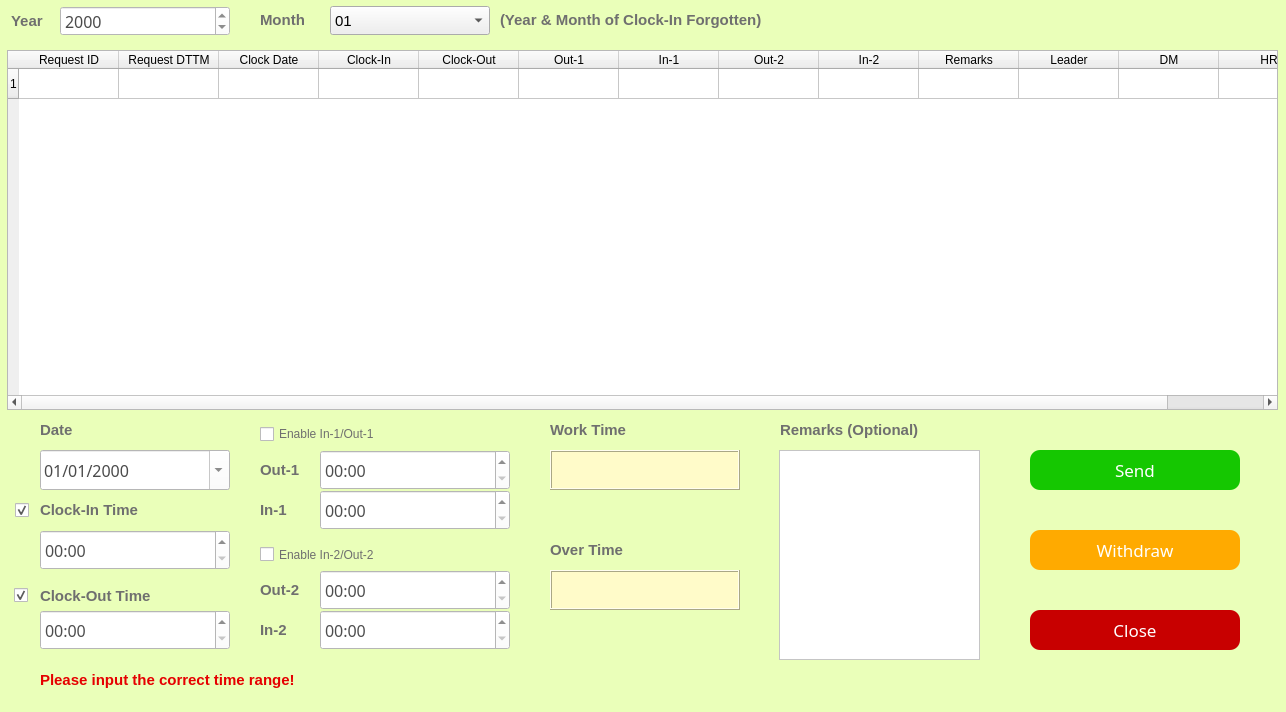
<?xml version="1.0" encoding="UTF-8"?>
<ui version="4.0">
 <class>ForgetRecord</class>
 <widget class="QDialog" name="ForgetRecord">
  <property name="geometry">
   <rect>
    <x>0</x>
    <y>0</y>
    <width>1286</width>
    <height>712</height>
   </rect>
  </property>
  <property name="minimumSize">
   <size>
    <width>1286</width>
    <height>712</height>
   </size>
  </property>
  <property name="maximumSize">
   <size>
    <width>1286</width>
    <height>712</height>
   </size>
  </property>
  <property name="windowTitle">
   <string>Forget Record Time</string>
  </property>
  <property name="styleSheet">
   <string notr="true">QDialog
{
	background-color: rgb(234, 255, 185)
}</string>
  </property>
  <widget class="QPushButton" name="pushButton">
   <property name="geometry">
    <rect>
     <x>1030</x>
     <y>450</y>
     <width>210</width>
     <height>40</height>
    </rect>
   </property>
   <property name="font">
    <font>
     <family>Microsoft Yahei</family>
     <pointsize>13</pointsize>
    </font>
   </property>
   <property name="styleSheet">
    <string notr="true">QPushButton

{
    /*字体为微软雅黑*/
    font-family:Microsoft Yahei;
    /*字体大小为20点*/
    font-size:13pt;
    /*字体颜色为白色*/    
    color:white;
    /*背景颜色*/  
    background-color:rgb(21, 199, 1);
    /*边框圆角半径为8像素*/ 
    border-radius:10px;

}

/*按钮停留态*/
QPushButton:hover
{
    /*背景颜色*/  
    background-color:rgb(21, 175, 0);
    padding-left:-3px;
    /*上内边距为3像素，让按下时字向下移动3像素*/  
    padding-top:-3px;
	font-size:14pt;
}

/*按钮按下态*/
QPushButton:pressed
{
    /*背景颜色*/  
    background-color:rgb(0, 113, 0);
    /*左内边距为3像素，让按下时字向右移动3像素*/  
    padding-left:3px;
    /*上内边距为3像素，让按下时字向下移动3像素*/  
    padding-top:3px;
    font-size:13pt;
}</string>
   </property>
   <property name="text">
    <string>Send</string>
   </property>
  </widget>
  <widget class="QPushButton" name="pushButton_2">
   <property name="geometry">
    <rect>
     <x>1030</x>
     <y>530</y>
     <width>210</width>
     <height>40</height>
    </rect>
   </property>
   <property name="font">
    <font>
     <family>Microsoft Yahei</family>
     <pointsize>13</pointsize>
    </font>
   </property>
   <property name="styleSheet">
    <string notr="true">QPushButton
{
    /*字体为微软雅黑*/
    font-family:Microsoft Yahei;
    /*字体大小为20点*/
    font-size:13pt;
    /*字体颜色为白色*/    
    color:white;
    /*背景颜色*/  
    background-color:rgb(255, 170, 0);
    /*边框圆角半径为8像素*/ 
    border-radius:10px;
}

/*按钮停留态*/
QPushButton:hover
{
    /*背景颜色*/  
    background-color:rgb(230, 153, 0);
    padding-left:-3px;
    /*上内边距为3像素，让按下时字向下移动3像素*/  
    padding-top:-3px;
	font-size:14pt;
}

/*按钮按下态*/
QPushButton:pressed
{
    /*背景颜色*/  
    background-color:rgb(197, 128, 0);
    /*左内边距为3像素，让按下时字向右移动3像素*/  
    padding-left:3px;
    /*上内边距为3像素，让按下时字向下移动3像素*/  
    padding-top:3px;
    font-size:13pt;
}</string>
   </property>
   <property name="text">
    <string>Withdraw</string>
   </property>
  </widget>
  <widget class="QTableWidget" name="tableWidget">
   <property name="geometry">
    <rect>
     <x>7</x>
     <y>50</y>
     <width>1271</width>
     <height>360</height>
    </rect>
   </property>
   <property name="styleSheet">
    <string notr="true">QTableWidget::item:selected {
    background-color:#C1272D;
}
</string>
   </property>
   <property name="frameShape">
    <enum>QFrame::StyledPanel</enum>
   </property>
   <property name="frameShadow">
    <enum>QFrame::Sunken</enum>
   </property>
   <property name="sizeAdjustPolicy">
    <enum>QAbstractScrollArea::AdjustToContentsOnFirstShow</enum>
   </property>
   <property name="selectionBehavior">
    <enum>QAbstractItemView::SelectRows</enum>
   </property>
   <property name="showGrid">
    <bool>true</bool>
   </property>
   <property name="gridStyle">
    <enum>Qt::SolidLine</enum>
   </property>
   <property name="rowCount">
    <number>1</number>
   </property>
   <property name="columnCount">
    <number>13</number>
   </property>
   <attribute name="horizontalHeaderCascadingSectionResizes">
    <bool>true</bool>
   </attribute>
   <attribute name="verticalHeaderShowSortIndicator" stdset="0">
    <bool>false</bool>
   </attribute>
   <attribute name="verticalHeaderStretchLastSection">
    <bool>false</bool>
   </attribute>
   <row/>
   <column>
    <property name="text">
     <string>Request ID</string>
    </property>
    <property name="background">
     <color>
      <red>36</red>
      <green>236</green>
      <blue>239</blue>
     </color>
    </property>
   </column>
   <column>
    <property name="text">
     <string>Request DTTM</string>
    </property>
   </column>
   <column>
    <property name="text">
     <string>Clock Date</string>
    </property>
   </column>
   <column>
    <property name="text">
     <string>Clock-In</string>
    </property>
   </column>
   <column>
    <property name="text">
     <string>Clock-Out</string>
    </property>
   </column>
   <column>
    <property name="text">
     <string>Out-1</string>
    </property>
   </column>
   <column>
    <property name="text">
     <string>In-1</string>
    </property>
   </column>
   <column>
    <property name="text">
     <string>Out-2</string>
    </property>
   </column>
   <column>
    <property name="text">
     <string>In-2</string>
    </property>
   </column>
   <column>
    <property name="text">
     <string>Remarks</string>
    </property>
   </column>
   <column>
    <property name="text">
     <string>Leader</string>
    </property>
   </column>
   <column>
    <property name="text">
     <string>DM</string>
    </property>
   </column>
   <column>
    <property name="text">
     <string>HR</string>
    </property>
   </column>
   <item row="0" column="0">
    <property name="text">
     <string/>
    </property>
   </item>
  </widget>
  <widget class="QDateEdit" name="dateEdit_3">
   <property name="geometry">
    <rect>
     <x>40</x>
     <y>450</y>
     <width>190</width>
     <height>40</height>
    </rect>
   </property>
   <property name="font">
    <font>
     <family>Microsoft Yahei</family>
     <pointsize>12</pointsize>
    </font>
   </property>
   <property name="styleSheet">
    <string notr="true">QDateEdit
{
    /*字体为微软雅黑*/
    font-family:Microsoft Yahei;
    /*字体大小为20点*/
	color:rgb(74, 74, 74);
   font-size:12pt;
	background-color:rgb(255, 255,255);
}

QDateEdit:hover
{
    /*背景颜色*/  
   background-color:rgb(229, 242, 255);
}

QDateEdit:focus
{
    /*背景颜色*/  
   background-color:rgb(229, 242, 255);
}</string>
   </property>
   <property name="wrapping">
    <bool>false</bool>
   </property>
   <property name="currentSection">
    <enum>QDateTimeEdit::DaySection</enum>
   </property>
   <property name="displayFormat">
    <string notr="true">dd/MM/yyyy</string>
   </property>
   <property name="calendarPopup">
    <bool>true</bool>
   </property>
  </widget>
  <widget class="QLabel" name="label">
   <property name="geometry">
    <rect>
     <x>40</x>
     <y>410</y>
     <width>60</width>
     <height>40</height>
    </rect>
   </property>
   <property name="font">
    <font>
     <family>Microsoft JhengHei UI</family>
     <pointsize>11</pointsize>
     <weight>75</weight>
     <bold>true</bold>
    </font>
   </property>
   <property name="styleSheet">
    <string notr="true">QLabel
{
	font-size:11pt;
	color:rgb(111,111,111);
}</string>
   </property>
   <property name="text">
    <string>Date</string>
   </property>
  </widget>
  <widget class="QLabel" name="label_2">
   <property name="geometry">
    <rect>
     <x>40</x>
     <y>490</y>
     <width>181</width>
     <height>40</height>
    </rect>
   </property>
   <property name="font">
    <font>
     <family>Microsoft JhengHei UI</family>
     <pointsize>11</pointsize>
     <weight>75</weight>
     <bold>true</bold>
    </font>
   </property>
   <property name="styleSheet">
    <string notr="true">QLabel
{
	font-size:11pt;
	color:rgb(111,111,111);
}</string>
   </property>
   <property name="text">
    <string>Clock-In Time</string>
   </property>
  </widget>
  <widget class="QLabel" name="label_3">
   <property name="geometry">
    <rect>
     <x>780</x>
     <y>410</y>
     <width>190</width>
     <height>40</height>
    </rect>
   </property>
   <property name="font">
    <font>
     <family>Microsoft JhengHei UI</family>
     <pointsize>11</pointsize>
     <weight>75</weight>
     <bold>true</bold>
    </font>
   </property>
   <property name="styleSheet">
    <string notr="true">QLabel
{
	font-size:11pt;
	color:rgb(111,111,111);
}</string>
   </property>
   <property name="text">
    <string>Remarks (Optional)</string>
   </property>
  </widget>
  <widget class="QTextEdit" name="textEdit">
   <property name="geometry">
    <rect>
     <x>779</x>
     <y>450</y>
     <width>201</width>
     <height>210</height>
    </rect>
   </property>
   <property name="styleSheet">
    <string notr="true">QTextEdit
{
    /*字体为微软雅黑*/
    font-family:Microsoft Yahei;
    /*字体大小为20点*/
	color:rgb(74, 74, 74);
   font-size:12pt;
	background-color:rgb(255, 255, 255);
}

QTextEdit:hover
{
    /*背景颜色*/  
   background-color:rgb(229, 242, 255);
}

QTextEdit:focus
{
    /*背景颜色*/  
   background-color:rgb(229, 242, 255);
}</string>
   </property>
  </widget>
  <widget class="QPushButton" name="pushButton_3">
   <property name="geometry">
    <rect>
     <x>1030</x>
     <y>610</y>
     <width>210</width>
     <height>40</height>
    </rect>
   </property>
   <property name="font">
    <font>
     <family>Microsoft Yahei</family>
     <pointsize>13</pointsize>
    </font>
   </property>
   <property name="styleSheet">
    <string notr="true">QPushButton
{
    /*字体为微软雅黑*/
    font-family:Microsoft Yahei;
    /*字体大小为20点*/
    font-size:13pt;
    /*字体颜色为白色*/    
    color:white;
    /*背景颜色*/  
    background-color:rgb(200, 0, 0);
    /*边框圆角半径为8像素*/ 
    border-radius:10px;
}

/*按钮停留态*/
QPushButton:hover
{
    /*背景颜色*/  
    background-color:rgb(176, 0, 0);
    padding-left:-3px;
    /*上内边距为3像素，让按下时字向下移动3像素*/  
    padding-top:-3px;
	 font-size:14pt;
}

/*按钮按下态*/
QPushButton:pressed
{
    /*背景颜色*/  
    background-color:rgb(147, 0, 0);
    /*左内边距为3像素，让按下时字向右移动3像素*/  
    padding-left:3px;
    /*上内边距为3像素，让按下时字向下移动3像素*/  
    padding-top:3px;
    font-size:13pt;
}</string>
   </property>
   <property name="text">
    <string>Close</string>
   </property>
  </widget>
  <widget class="QTimeEdit" name="timeEdit_2">
   <property name="geometry">
    <rect>
     <x>40</x>
     <y>530</y>
     <width>190</width>
     <height>40</height>
    </rect>
   </property>
   <property name="styleSheet">
    <string notr="true">QTimeEdit
{
    /*字体为微软雅黑*/
    font-family:Microsoft Yahei;
    /*字体大小为20点*/
	color:rgb(77,77,77);
   font-size:12pt;
	background-color:rgb(255, 255, 255);
}
QTimeEdit:hover
{
    /*背景颜色*/  
   background-color:rgb(229, 242, 255);
}

QTimeEdit:focus
{
    /*背景颜色*/  
   background-color:rgb(229, 242, 255);
}</string>
   </property>
   <property name="accelerated">
    <bool>true</bool>
   </property>
   <property name="correctionMode">
    <enum>QAbstractSpinBox::CorrectToPreviousValue</enum>
   </property>
   <property name="showGroupSeparator" stdset="0">
    <bool>true</bool>
   </property>
   <property name="minimumDateTime">
    <datetime>
     <hour>0</hour>
     <minute>0</minute>
     <second>0</second>
     <year>2000</year>
     <month>1</month>
     <day>3</day>
    </datetime>
   </property>
   <property name="displayFormat">
    <string notr="true">hh:mm</string>
   </property>
   <property name="calendarPopup">
    <bool>true</bool>
   </property>
  </widget>
  <widget class="QDateEdit" name="dateEdit">
   <property name="geometry">
    <rect>
     <x>60</x>
     <y>6</y>
     <width>170</width>
     <height>30</height>
    </rect>
   </property>
   <property name="styleSheet">
    <string notr="true">QDateEdit
{
    /*字体为微软雅黑*/
    font-family:Microsoft Yahei;
    /*字体大小为20点*/
	color:rgb(74, 74, 74);
   font-size:12pt;
	background-color:rgb(255, 255,255);
}

QDateEdit:hover
{
    /*背景颜色*/  
   background-color:rgb(229, 242, 255);
}

QDateEdit:focus
{
    /*背景颜色*/  
   background-color:rgb(229, 242, 255);
}</string>
   </property>
   <property name="displayFormat">
    <string notr="true">yyyy</string>
   </property>
  </widget>
  <widget class="QLabel" name="label_29">
   <property name="geometry">
    <rect>
     <x>11</x>
     <y>1</y>
     <width>90</width>
     <height>40</height>
    </rect>
   </property>
   <property name="font">
    <font>
     <family>Microsoft JhengHei UI</family>
     <pointsize>11</pointsize>
     <weight>75</weight>
     <bold>true</bold>
    </font>
   </property>
   <property name="styleSheet">
    <string notr="true">QLabel
{
	font-size:11pt;
	color:rgb(111,111,111);
}</string>
   </property>
   <property name="text">
    <string>Year</string>
   </property>
  </widget>
  <widget class="QComboBox" name="comboBox_3">
   <property name="geometry">
    <rect>
     <x>330</x>
     <y>6</y>
     <width>160</width>
     <height>29</height>
    </rect>
   </property>
   <property name="font">
    <font>
     <pointsize>11</pointsize>
    </font>
   </property>
   <property name="autoFillBackground">
    <bool>false</bool>
   </property>
   <property name="styleSheet">
    <string notr="true">QComboBox

    {font-family:Microsoft Yahei;
    /*字体大小为20点*/
	color:color:rgb(74, 74, 74);
   font-size:12pt;

}
</string>
   </property>
   <property name="editable">
    <bool>false</bool>
   </property>
   <property name="currentText">
    <string>01</string>
   </property>
   <property name="currentIndex">
    <number>0</number>
   </property>
   <property name="insertPolicy">
    <enum>QComboBox::InsertAtBottom</enum>
   </property>
   <property name="frame">
    <bool>true</bool>
   </property>
   <item>
    <property name="text">
     <string>01</string>
    </property>
   </item>
   <item>
    <property name="text">
     <string>02</string>
    </property>
   </item>
   <item>
    <property name="text">
     <string>03</string>
    </property>
   </item>
   <item>
    <property name="text">
     <string>04</string>
    </property>
   </item>
   <item>
    <property name="text">
     <string>05</string>
    </property>
   </item>
   <item>
    <property name="text">
     <string>06</string>
    </property>
   </item>
   <item>
    <property name="text">
     <string>07</string>
    </property>
   </item>
   <item>
    <property name="text">
     <string>08</string>
    </property>
   </item>
   <item>
    <property name="text">
     <string>09</string>
    </property>
   </item>
   <item>
    <property name="text">
     <string>10</string>
    </property>
   </item>
   <item>
    <property name="text">
     <string>11</string>
    </property>
   </item>
   <item>
    <property name="text">
     <string>12</string>
    </property>
   </item>
   <item>
    <property name="text">
     <string>All</string>
    </property>
   </item>
  </widget>
  <widget class="QLabel" name="label_30">
   <property name="geometry">
    <rect>
     <x>260</x>
     <y>0</y>
     <width>110</width>
     <height>40</height>
    </rect>
   </property>
   <property name="font">
    <font>
     <family>Microsoft JhengHei UI</family>
     <pointsize>11</pointsize>
     <weight>75</weight>
     <bold>true</bold>
    </font>
   </property>
   <property name="styleSheet">
    <string notr="true">QLabel
{
	font-size:11pt;
	color:rgb(111,111,111);
}</string>
   </property>
   <property name="text">
    <string>Month</string>
   </property>
  </widget>
  <widget class="QLabel" name="label_4">
   <property name="geometry">
    <rect>
     <x>500</x>
     <y>0</y>
     <width>370</width>
     <height>40</height>
    </rect>
   </property>
   <property name="font">
    <font>
     <family>Microsoft JhengHei UI</family>
     <pointsize>11</pointsize>
     <weight>75</weight>
     <bold>true</bold>
    </font>
   </property>
   <property name="styleSheet">
    <string notr="true">QLabel
{
	font-size:11pt;
	color:rgb(111,111,111);
}</string>
   </property>
   <property name="text">
    <string>(Year &amp; Month of Clock-In Forgotten)</string>
   </property>
  </widget>
  <widget class="QLabel" name="label_5">
   <property name="geometry">
    <rect>
     <x>40</x>
     <y>580</y>
     <width>160</width>
     <height>31</height>
    </rect>
   </property>
   <property name="font">
    <font>
     <family>Microsoft JhengHei UI</family>
     <pointsize>11</pointsize>
     <weight>75</weight>
     <bold>true</bold>
    </font>
   </property>
   <property name="styleSheet">
    <string notr="true">QLabel
{
	font-size:11pt;
	color:rgb(111,111,111);
}</string>
   </property>
   <property name="text">
    <string>Clock-Out Time</string>
   </property>
  </widget>
  <widget class="QTimeEdit" name="timeEdit_3">
   <property name="geometry">
    <rect>
     <x>40</x>
     <y>610</y>
     <width>190</width>
     <height>40</height>
    </rect>
   </property>
   <property name="styleSheet">
    <string notr="true">QTimeEdit
{
    /*字体为微软雅黑*/
    font-family:Microsoft Yahei;
    /*字体大小为20点*/
	color:rgb(77,77,77);
   font-size:12pt;
	background-color:rgb(255, 255, 255);
}
QTimeEdit:hover
{
    /*背景颜色*/  
   background-color:rgb(229, 242, 255);
}

QTimeEdit:focus
{
    /*背景颜色*/  
   background-color:rgb(229, 242, 255);
}</string>
   </property>
   <property name="accelerated">
    <bool>true</bool>
   </property>
   <property name="correctionMode">
    <enum>QAbstractSpinBox::CorrectToPreviousValue</enum>
   </property>
   <property name="showGroupSeparator" stdset="0">
    <bool>true</bool>
   </property>
   <property name="minimumDateTime">
    <datetime>
     <hour>0</hour>
     <minute>0</minute>
     <second>0</second>
     <year>2000</year>
     <month>1</month>
     <day>3</day>
    </datetime>
   </property>
   <property name="displayFormat">
    <string notr="true">hh:mm</string>
   </property>
   <property name="calendarPopup">
    <bool>true</bool>
   </property>
  </widget>
  <widget class="QTimeEdit" name="timeEdit_4">
   <property name="geometry">
    <rect>
     <x>320</x>
     <y>450</y>
     <width>190</width>
     <height>40</height>
    </rect>
   </property>
   <property name="styleSheet">
    <string notr="true">QTimeEdit
{
    /*字体为微软雅黑*/
    font-family:Microsoft Yahei;
    /*字体大小为20点*/
	color:rgb(77,77,77);
   font-size:12pt;
	background-color:rgb(255, 255, 255);
}
QTimeEdit:hover
{
    /*背景颜色*/  
   background-color:rgb(229, 242, 255);
}

QTimeEdit:focus
{
    /*背景颜色*/  
   background-color:rgb(229, 242, 255);
}</string>
   </property>
   <property name="accelerated">
    <bool>true</bool>
   </property>
   <property name="correctionMode">
    <enum>QAbstractSpinBox::CorrectToPreviousValue</enum>
   </property>
   <property name="showGroupSeparator" stdset="0">
    <bool>true</bool>
   </property>
   <property name="minimumDateTime">
    <datetime>
     <hour>0</hour>
     <minute>0</minute>
     <second>0</second>
     <year>2000</year>
     <month>1</month>
     <day>3</day>
    </datetime>
   </property>
   <property name="displayFormat">
    <string notr="true">hh:mm</string>
   </property>
   <property name="calendarPopup">
    <bool>true</bool>
   </property>
  </widget>
  <widget class="QTimeEdit" name="timeEdit_5">
   <property name="geometry">
    <rect>
     <x>320</x>
     <y>490</y>
     <width>190</width>
     <height>40</height>
    </rect>
   </property>
   <property name="styleSheet">
    <string notr="true">QTimeEdit
{
    /*字体为微软雅黑*/
    font-family:Microsoft Yahei;
    /*字体大小为20点*/
	color:rgb(77,77,77);
   font-size:12pt;
	background-color:rgb(255, 255, 255);
}
QTimeEdit:hover
{
    /*背景颜色*/  
   background-color:rgb(229, 242, 255);
}

QTimeEdit:focus
{
    /*背景颜色*/  
   background-color:rgb(229, 242, 255);
}</string>
   </property>
   <property name="accelerated">
    <bool>true</bool>
   </property>
   <property name="correctionMode">
    <enum>QAbstractSpinBox::CorrectToPreviousValue</enum>
   </property>
   <property name="showGroupSeparator" stdset="0">
    <bool>true</bool>
   </property>
   <property name="minimumDateTime">
    <datetime>
     <hour>0</hour>
     <minute>0</minute>
     <second>0</second>
     <year>2000</year>
     <month>1</month>
     <day>3</day>
    </datetime>
   </property>
   <property name="displayFormat">
    <string notr="true">hh:mm</string>
   </property>
   <property name="calendarPopup">
    <bool>true</bool>
   </property>
  </widget>
  <widget class="QTimeEdit" name="timeEdit_6">
   <property name="geometry">
    <rect>
     <x>320</x>
     <y>570</y>
     <width>190</width>
     <height>40</height>
    </rect>
   </property>
   <property name="styleSheet">
    <string notr="true">QTimeEdit
{
    /*字体为微软雅黑*/
    font-family:Microsoft Yahei;
    /*字体大小为20点*/
	color:rgb(77,77,77);
   font-size:12pt;
	background-color:rgb(255, 255, 255);
}
QTimeEdit:hover
{
    /*背景颜色*/  
   background-color:rgb(229, 242, 255);
}

QTimeEdit:focus
{
    /*背景颜色*/  
   background-color:rgb(229, 242, 255);
}</string>
   </property>
   <property name="accelerated">
    <bool>true</bool>
   </property>
   <property name="correctionMode">
    <enum>QAbstractSpinBox::CorrectToPreviousValue</enum>
   </property>
   <property name="showGroupSeparator" stdset="0">
    <bool>true</bool>
   </property>
   <property name="minimumDateTime">
    <datetime>
     <hour>0</hour>
     <minute>0</minute>
     <second>0</second>
     <year>2000</year>
     <month>1</month>
     <day>3</day>
    </datetime>
   </property>
   <property name="displayFormat">
    <string notr="true">hh:mm</string>
   </property>
   <property name="calendarPopup">
    <bool>true</bool>
   </property>
  </widget>
  <widget class="QTimeEdit" name="timeEdit_7">
   <property name="geometry">
    <rect>
     <x>320</x>
     <y>610</y>
     <width>190</width>
     <height>40</height>
    </rect>
   </property>
   <property name="styleSheet">
    <string notr="true">QTimeEdit
{
    /*字体为微软雅黑*/
    font-family:Microsoft Yahei;
    /*字体大小为20点*/
	color:rgb(77,77,77);
   font-size:12pt;
	background-color:rgb(255, 255, 255);
}
QTimeEdit:hover
{
    /*背景颜色*/  
   background-color:rgb(229, 242, 255);
}

QTimeEdit:focus
{
    /*背景颜色*/  
   background-color:rgb(229, 242, 255);
}</string>
   </property>
   <property name="accelerated">
    <bool>true</bool>
   </property>
   <property name="correctionMode">
    <enum>QAbstractSpinBox::CorrectToPreviousValue</enum>
   </property>
   <property name="showGroupSeparator" stdset="0">
    <bool>true</bool>
   </property>
   <property name="minimumDateTime">
    <datetime>
     <hour>0</hour>
     <minute>0</minute>
     <second>0</second>
     <year>2000</year>
     <month>1</month>
     <day>3</day>
    </datetime>
   </property>
   <property name="displayFormat">
    <string notr="true">hh:mm</string>
   </property>
   <property name="calendarPopup">
    <bool>true</bool>
   </property>
  </widget>
  <widget class="QLabel" name="label_6">
   <property name="geometry">
    <rect>
     <x>260</x>
     <y>450</y>
     <width>80</width>
     <height>40</height>
    </rect>
   </property>
   <property name="font">
    <font>
     <family>Microsoft JhengHei UI</family>
     <pointsize>11</pointsize>
     <weight>75</weight>
     <bold>true</bold>
    </font>
   </property>
   <property name="styleSheet">
    <string notr="true">QLabel
{
	font-size:11pt;
	color:rgb(111,111,111);
}</string>
   </property>
   <property name="text">
    <string>Out-1</string>
   </property>
  </widget>
  <widget class="QLabel" name="label_7">
   <property name="geometry">
    <rect>
     <x>260</x>
     <y>490</y>
     <width>60</width>
     <height>40</height>
    </rect>
   </property>
   <property name="font">
    <font>
     <family>Microsoft JhengHei UI</family>
     <pointsize>11</pointsize>
     <weight>75</weight>
     <bold>true</bold>
    </font>
   </property>
   <property name="styleSheet">
    <string notr="true">QLabel
{
	font-size:11pt;
	color:rgb(111,111,111);
}</string>
   </property>
   <property name="text">
    <string>In-1</string>
   </property>
  </widget>
  <widget class="QLabel" name="label_8">
   <property name="geometry">
    <rect>
     <x>260</x>
     <y>570</y>
     <width>50</width>
     <height>40</height>
    </rect>
   </property>
   <property name="font">
    <font>
     <family>Microsoft JhengHei UI</family>
     <pointsize>11</pointsize>
     <weight>75</weight>
     <bold>true</bold>
    </font>
   </property>
   <property name="styleSheet">
    <string notr="true">QLabel
{
	font-size:11pt;
	color:rgb(111,111,111);
}</string>
   </property>
   <property name="text">
    <string>Out-2</string>
   </property>
  </widget>
  <widget class="QLabel" name="label_9">
   <property name="geometry">
    <rect>
     <x>260</x>
     <y>610</y>
     <width>50</width>
     <height>40</height>
    </rect>
   </property>
   <property name="font">
    <font>
     <family>Microsoft JhengHei UI</family>
     <pointsize>11</pointsize>
     <weight>75</weight>
     <bold>true</bold>
    </font>
   </property>
   <property name="styleSheet">
    <string notr="true">QLabel
{
	font-size:11pt;
	color:rgb(111,111,111);
}</string>
   </property>
   <property name="text">
    <string>In-2</string>
   </property>
  </widget>
  <widget class="QCheckBox" name="checkBox">
   <property name="geometry">
    <rect>
     <x>260</x>
     <y>424</y>
     <width>180</width>
     <height>20</height>
    </rect>
   </property>
   <property name="styleSheet">
    <string notr="true">QCheckBox
{
	font-size:9pt;
	color:rgb(111,111,111);
}</string>
   </property>
   <property name="text">
    <string>Enable In-1/Out-1</string>
   </property>
  </widget>
  <widget class="QLabel" name="label_31">
   <property name="geometry">
    <rect>
     <x>40</x>
     <y>660</y>
     <width>380</width>
     <height>40</height>
    </rect>
   </property>
   <property name="font">
    <font>
     <family>Microsoft JhengHei UI</family>
     <pointsize>11</pointsize>
     <weight>75</weight>
     <bold>true</bold>
    </font>
   </property>
   <property name="styleSheet">
    <string notr="true">QLabel
{
	font-size:11pt;
	color:rgb(229, 0, 0)
}</string>
   </property>
   <property name="text">
    <string>Please input the correct time range!</string>
   </property>
  </widget>
  <widget class="QCheckBox" name="checkBox_2">
   <property name="geometry">
    <rect>
     <x>260</x>
     <y>546</y>
     <width>170</width>
     <height>17</height>
    </rect>
   </property>
   <property name="styleSheet">
    <string notr="true">QCheckBox
{
	font-size:9pt;
	color:rgb(111,111,111);
}</string>
   </property>
   <property name="text">
    <string>Enable In-2/Out-2</string>
   </property>
  </widget>
  <widget class="QCheckBox" name="checkBox_3">
   <property name="geometry">
    <rect>
     <x>15</x>
     <y>500</y>
     <width>21</width>
     <height>20</height>
    </rect>
   </property>
   <property name="styleSheet">
    <string notr="true">QCheckBox
{
	font-size:9pt;
	color:rgb(111,111,111);
}</string>
   </property>
   <property name="text">
    <string/>
   </property>
   <property name="checked">
    <bool>true</bool>
   </property>
  </widget>
  <widget class="QCheckBox" name="checkBox_4">
   <property name="geometry">
    <rect>
     <x>14</x>
     <y>585</y>
     <width>21</width>
     <height>20</height>
    </rect>
   </property>
   <property name="styleSheet">
    <string notr="true">QCheckBox
{
	font-size:9pt;
	color:rgb(111,111,111);
}</string>
   </property>
   <property name="text">
    <string/>
   </property>
   <property name="checked">
    <bool>true</bool>
   </property>
  </widget>
  <widget class="QLabel" name="label_10">
   <property name="geometry">
    <rect>
     <x>550</x>
     <y>410</y>
     <width>191</width>
     <height>40</height>
    </rect>
   </property>
   <property name="font">
    <font>
     <family>Microsoft JhengHei UI</family>
     <pointsize>11</pointsize>
     <weight>75</weight>
     <bold>true</bold>
    </font>
   </property>
   <property name="styleSheet">
    <string notr="true">QLabel
{
	font-size:11pt;
	color:rgb(111,111,111);
}</string>
   </property>
   <property name="text">
    <string>Work Time</string>
   </property>
  </widget>
  <widget class="QTextEdit" name="textEdit_3">
   <property name="geometry">
    <rect>
     <x>550</x>
     <y>450</y>
     <width>190</width>
     <height>40</height>
    </rect>
   </property>
   <property name="styleSheet">
    <string notr="true">QTextEdit

{
    /*字体为微软雅黑*/
    font-family:Microsoft Yahei;
    /*字体大小为20点*/
	color:rgb(50, 50, 50);
   font-size:10pt;
	background-color:rgb(255, 251, 201);
}
</string>
   </property>
   <property name="frameShape">
    <enum>QFrame::Box</enum>
   </property>
   <property name="frameShadow">
    <enum>QFrame::Raised</enum>
   </property>
   <property name="lineWidth">
    <number>1</number>
   </property>
  </widget>
  <widget class="QLabel" name="label_11">
   <property name="geometry">
    <rect>
     <x>550</x>
     <y>530</y>
     <width>191</width>
     <height>40</height>
    </rect>
   </property>
   <property name="font">
    <font>
     <family>Microsoft JhengHei UI</family>
     <pointsize>11</pointsize>
     <weight>75</weight>
     <bold>true</bold>
    </font>
   </property>
   <property name="styleSheet">
    <string notr="true">QLabel
{
	font-size:11pt;
	color:rgb(111,111,111);
}</string>
   </property>
   <property name="text">
    <string>Over Time</string>
   </property>
  </widget>
  <widget class="QTextEdit" name="textEdit_4">
   <property name="geometry">
    <rect>
     <x>550</x>
     <y>570</y>
     <width>190</width>
     <height>40</height>
    </rect>
   </property>
   <property name="styleSheet">
    <string notr="true">QTextEdit

{
    /*字体为微软雅黑*/
    font-family:Microsoft Yahei;
    /*字体大小为20点*/
	color:rgb(50, 50, 50);
   font-size:10pt;
	background-color:rgb(255, 251, 201);
}
</string>
   </property>
   <property name="frameShape">
    <enum>QFrame::Box</enum>
   </property>
   <property name="frameShadow">
    <enum>QFrame::Raised</enum>
   </property>
   <property name="lineWidth">
    <number>1</number>
   </property>
  </widget>
 </widget>
 <resources/>
 <connections/>
</ui>
